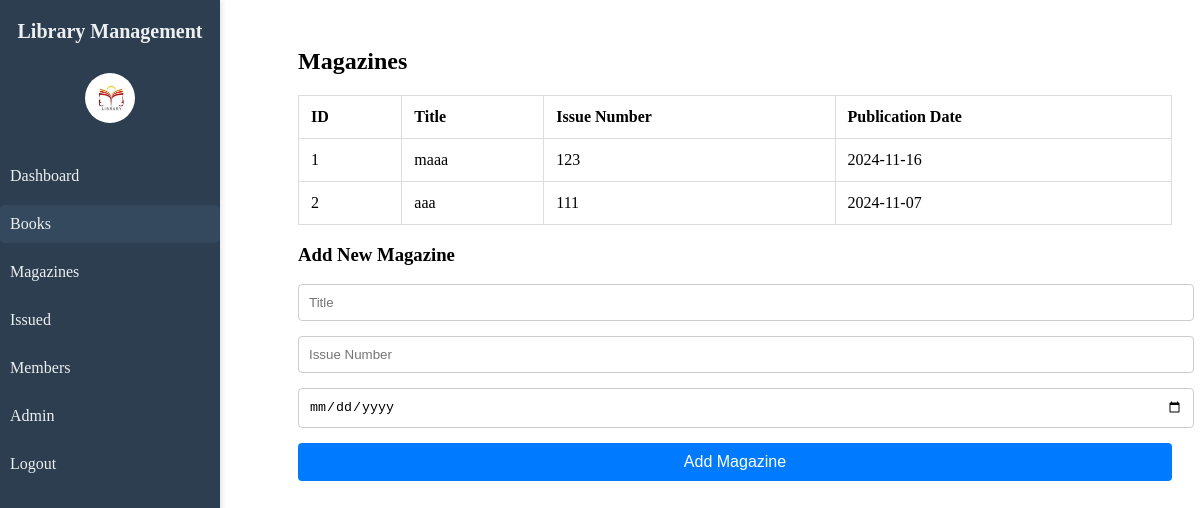
Screenshot of /magazines.php (signed in) with the database file from the repository.
### tables this page shows
CREATE TABLE IF NOT EXISTS `magazines` (
  `id` int NOT NULL AUTO_INCREMENT,
  `title` varchar(255) NOT NULL,
  `issue_number` int NOT NULL,
  `publication_date` date DEFAULT NULL,
  PRIMARY KEY (`id`)
);

### magazines.php (the view, shortened to what this page needs)
<?php
include 'config.php';
$result = $conn->query("SELECT * FROM magazines");
?>
<!DOCTYPE html>
<html lang="en">
<head>
    <link rel="stylesheet" href="style.css">
</head>
<body>
    <?php include 'sidebar.php'; ?>
    <div class="content p-4">
        <h2>Magazines</h2>
        <table class="table">
            <thead>
                <tr>
                    <th>ID</th>
                    <th>Title</th>
                    <th>Issue Number</th>
                    <th>Publication Date</th>
                </tr>
            </thead>
            <tbody>
                <?php while ($row = $result->fetch_assoc()): ?>
                    <tr>
                        <td><?php echo $row['id']; ?></td>
                        <td><?php echo $row['title']; ?></td>
                        <td><?php echo $row['issue_number']; ?></td>
                        <td><?php echo $row['publication_date']; ?></td>
                    </tr>
                <?php endwhile; ?>
            </tbody>
        </table>
        <h3>Add New Magazine</h3>
        <form action="magazines.php" method="post">
            <input type="text" name="title" placeholder="Title" required>
            <input type="number" name="issue_number" placeholder="Issue Number" required>
            <input type="date" name="publication_date" placeholder="Publication Date" required>
            <button type="submit" name="add_magazine">Add Magazine</button>
        </form>
    </div>
</body>
</html>

### style.css (style rules this page uses)
.content { margin-left: 270px; padding: 20px; }
.table { width: 100%; border-collapse: collapse; }
.table th, .table td { padding: 12px; text-align: left; border: 1px solid #ddd; }

### magazines.php (style rules this page uses)
form input, form button { padding: 10px; margin-bottom: 15px; border-radius: 4px; }
form input[type="text"], form input[type="number"], form input[type="date"] { width: 100%; border: 1px solid #ccc; }
form button { background-color: #007bff; color: white; border: none; cursor: pointer; font-size: 16px; width: 100%; }

### rows the page displays
magazines: id "1", title "maaa", issue_number "123", publication_date "2024-11-16"
magazines: id "2", title "aaa", issue_number "111", publication_date "2024-11-07"
